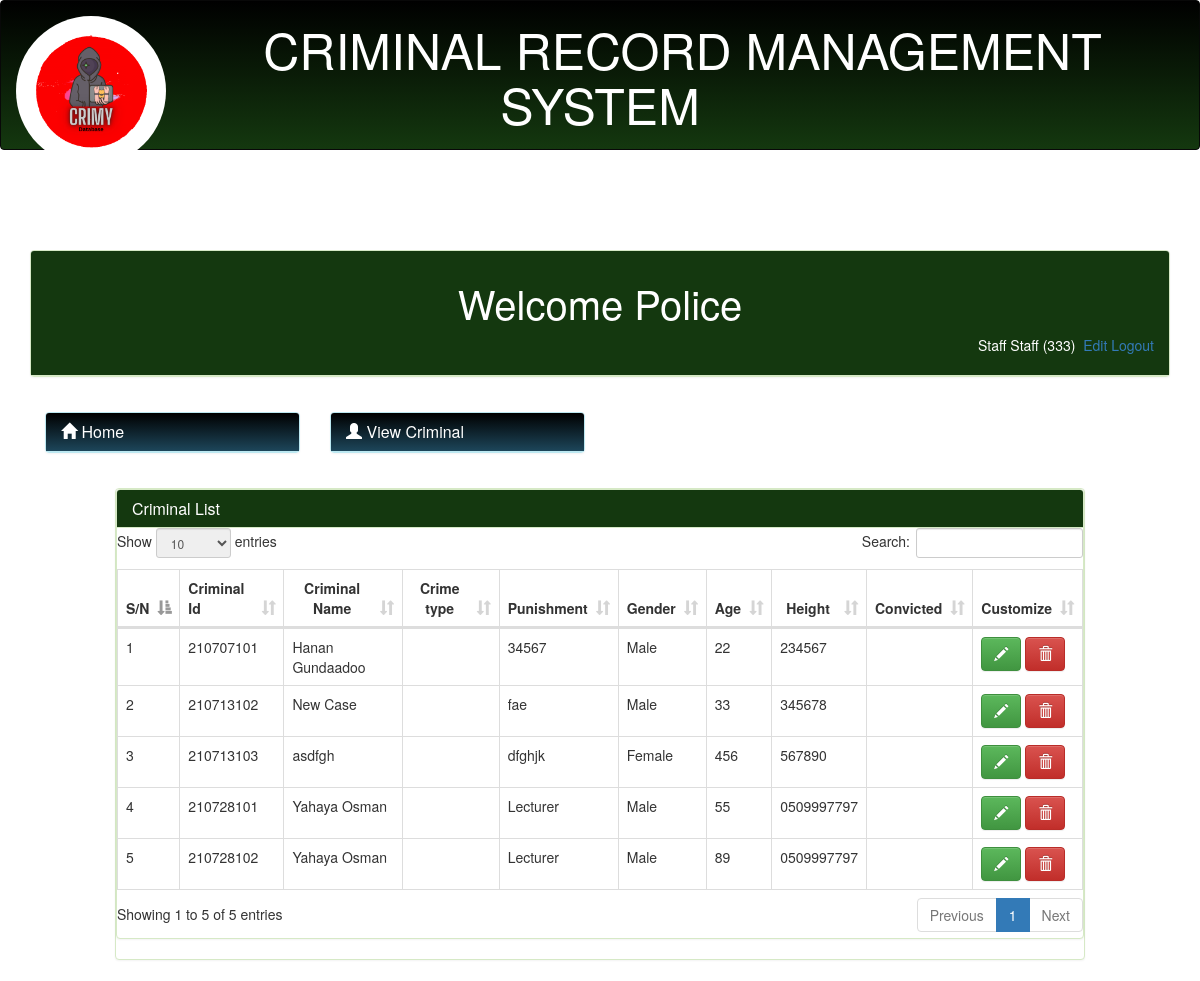
Screenshot of /Police/caseview.php (signed in) with the database file from the repository.
### tables this page shows
CREATE TABLE `userlogin` (
  `id` int(11) NOT NULL,
  `staffid` varchar(20) NOT NULL,
  `status` varchar(50) NOT NULL,
  `password` varchar(50) NOT NULL,
  `surname` varchar(50) NOT NULL,
  `othernames` varchar(50) NOT NULL
);

CREATE TABLE `complainant` (
  `case_id` varchar(20) NOT NULL,
  `comp_name` varchar(100) NOT NULL,
  `tel` varchar(10) NOT NULL,
  `occupation` varchar(20) NOT NULL,
  `region` varchar(50) NOT NULL,
  `district` varchar(100) NOT NULL,
  `loc` varchar(50) NOT NULL,
  `addrs` varchar(100) NOT NULL,
  `age` int(3) NOT NULL,
  `gender` varchar(6) NOT NULL,
  `date_added` timestamp NOT NULL DEFAULT current_timestamp() ON UPDATE current_timestamp()
);

### Police/session.php (called while the page is built, shortened)
<?php
$session_id=$_SESSION['staffid'];
?>

### Police/caseview.php (the view, shortened to what this page needs)
<?php
include('dbconnect.php');
include('header.php');
 ?>
<br />
<div class="container-fluid">
	<?php include('menubar.php');?>
	<div class="col-md-1"></div>
	<div class="col-md-10">
		<div class="panel panel-success">
			<div class="panel panel-success">
			 	<div class="panel-heading">
			 		<h3 class="panel-title">
			 			Criminal List
			 		</h3>
			 	</div>
<div id="trans-table">
<table id="myTable-trans" class="table table-bordered table-hover" cellspacing="0" width="100%">
	<thead>
	    <tr>
	        <th>S/N</th>
			<th>Criminal Id</th>
	        <th ><center>Criminal Name</center></th>
			<th><center>Crime type</center></th>
	        <th><center>Punishment</center></th>
	        <th><center> Gender</center></th>
	         <th><center>Age</center></th>
	        <th><center> Height</center></th>
	        <th><center>Convicted</center></th>
            <th><center>Customize</center></th>
	    </tr>
	</thead>
    <tbody>
    	<?php
		$sn=0;
		$query=mysqli_query($dbcon,"select * from complainant");
		while($row = mysqli_fetch_array($query)){
		$sn++;
		?>
		<tr>
        <td><?php echo $sn;?></td>
        <td><?php echo $row['case_id'];?></td>
		<td><?php echo $row['comp_name'];?></td>
		<td><?php echo $row['crimetyp']; ?></td>
		<td><?php echo $row['occupation']; ?></td>
		<td><?php echo $row['gender']; ?></td>
		<td><?php echo $row['age']; ?></td>
		<td><?php echo $row['tel']; ?></td>
		<td><?php echo $row['convicted']; ?></td>
		<td class="empty" width="">
		<button type="button" data-toggle="modal" data-target="#<?php echo $row['case_id'];?>" data-placement="left" title="Click to edit"   class="btn btn-success"><span class="glyphicon glyphicon-pencil" aria-hidden="true"></span></button>
		<button type="button" data-toggle="modal" data-target="#delete<?php echo $row['case_id'];?>" data-placement="left"  class="btn btn-danger"><span class="glyphicon glyphicon-trash" aria-hidden="true"></span></button>
		</td>
		</tr>
	<?php } ?>
    </tbody>
</table>
</div>
</div>
	</div>
</div>
</body>
</html>

### Police/menubar.php
<div class="col-md-12">
	<div class="panel panel-success">
		<div class="panel-heading" style="padding-bottom: 40px;">
			<center><h2>Welcome Police</h2></center>
					<?php
					include('session.php');
					include('dbconnect.php');
					$query= mysqli_query($dbcon,"select * from userlogin where staffid = '$session_id'")or die(mysql_error());
					$row = mysqli_fetch_array($query);
					?>
                           <span class="pull-right">
                              <?php echo $row['surname']." ". $row['othernames']." (" .$row['staffid'].")";  ?>
                                 <a href="profile.php"><i class="icon-signout icon-large"></i>&nbsp;Edit</a><a href="logout.php"><i class="icon-signout icon-large"></i>&nbsp;Logout</a>
                                 </span>
                   </div>
		</div>
		<div class="panel-body">
			<div class="row">
				<div class="col-md-3">
					<div class="panel panel-info">
						<div class="panel-heading">
							<h3 class="panel-title"> <a href="index.php">
								<span class="glyphicon glyphicon-home" aria-hidden="true"></span> Home</a>
						</div>
					</div>
				</div>
				<div class="col-md-3">
					<div class="panel panel-info">
						<div class="panel-heading">
							<h3 class="panel-title"> <a href="caseview.php">
								<span class="glyphicon glyphicon-user" aria-hidden="true"></span> View Criminal</a>
						</div>
					</div>
				</div>
			</div>
		</div>
	</div>
</div>

### assets/css/simple-sidebar.css (style rules this page uses)
body { overflow-x: hidden; }

### rows the page displays
userlogin: surname "Staff", othernames "Staff", staffid "333"
complainant: case_id "210707101", comp_name "Hanan Gundaadoo", occupation "34567", gender "Male", age "22", tel "234567"
complainant: case_id "210713102", comp_name "New Case", occupation "fae", gender "Male", age "33", tel "345678"
complainant: case_id "210713103", comp_name "asdfgh", occupation "dfghjk", gender "Female", age "456", tel "567890"
complainant: case_id "210728101", comp_name "Yahaya Osman", occupation "Lecturer", gender "Male", age "55", tel "0509997797"
complainant: case_id "210728102", comp_name "Yahaya Osman", occupation "Lecturer", gender "Male", age "89", tel "0509997797"
